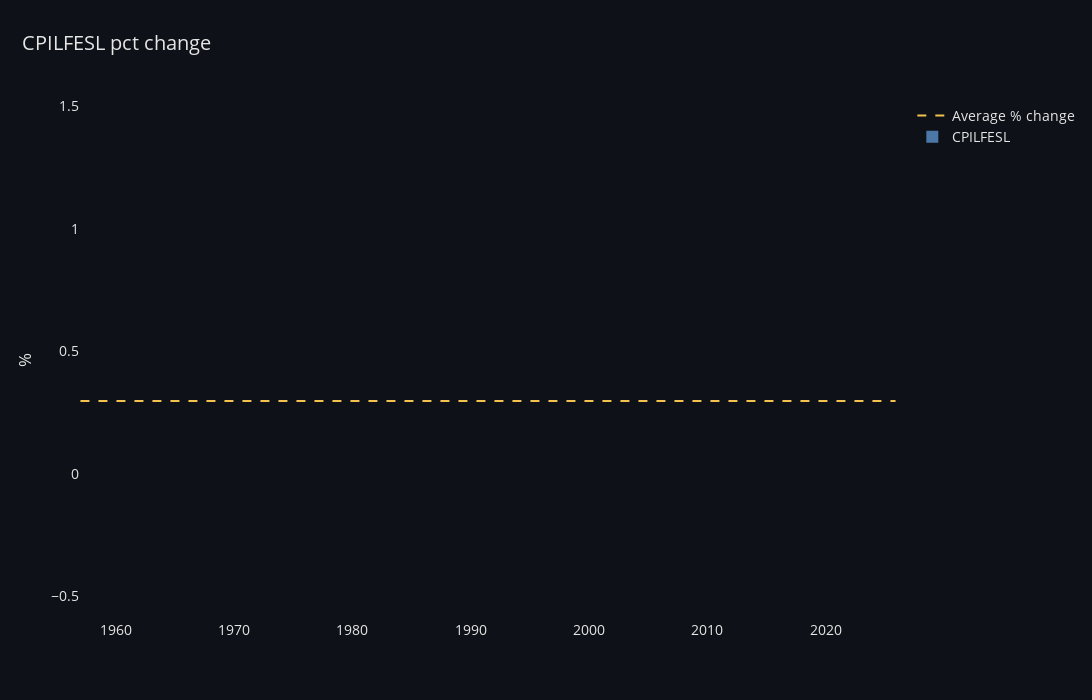

The notebook cell this image was saved under:
### Markdown cell above
- CPILFESL pct change

### Code cell
fig = go.Figure()

# Reference line
fig.add_trace(go.Scatter(
    x=CPILFESL_df.index,
    y=[100 * stats.mean] * (stats.nobs + 1),
    name='Average % change',
    line=dict(
        width=2,
        color="#F2C14E",   # muted gold
        dash="dash"
    ),
    hoverinfo="skip",
    # showlegend=False,
))

# Bars
fig.add_trace(go.Bar(
    x=CPILFESL_df.index,
    y=CPILFESL_df['^ %'] * 100,
    name='CPILFESL',
    marker=dict(
        color="#4C78A8",  # professional blue
        line=dict(color="#4C78A8", width=0)
    ),
    width=0.5,
))

fig.update_layout(
    title=dict(
        text='CPILFESL pct change',
        x=0.02,
        font=dict(size=20)
    ),
    plot_bgcolor="#0E1117",
    paper_bgcolor="#0E1117",
    font=dict(color="#E6E6E6", size=14),
    width=1400,
    height=700,
    yaxis=dict(
        title="%",
        exponentformat="none",
        showgrid=False,
        zeroline=False
    ),
    xaxis=dict(
        showgrid=False,
        zeroline=False
    ),
    hovermode="x unified",
)

fig.show()

### Figure 1 — Plotly figure (JSON) as saved in the notebook; plotly's stock layout.template omitted (floating-point values rounded to 4 significant figures; data arrays with more than 128 entries replaced by an {"elided": "..."} marker saying what was removed)
{"data": [{"hoverinfo": "skip", "line": {"color": "#F2C14E", "dash": "dash", "width": 2}, "name": "Average % change", "type": "scatter", "x": {"elided": "828 str values"}, "y": {"elided": "828 float values"}}, {"marker": {"color": "#4C78A8", "line": {"color": "#4C78A8", "width": 0}}, "name": "CPILFESL", "type": "bar", "width": 0.5, "x": {"elided": "828 str values"}, "y": {"elided": "828 float values"}}], "layout": {"font": {"color": "#E6E6E6", "size": 14}, "height": 700, "hovermode": "x unified", "paper_bgcolor": "#0E1117", "plot_bgcolor": "#0E1117", "title": {"font": {"size": 20}, "text": "CPILFESL pct change", "x": 0.02}, "width": 1400, "xaxis": {"showgrid": false, "zeroline": false}, "yaxis": {"exponentformat": "none", "showgrid": false, "title": {"text": "%"}, "zeroline": false}}}
